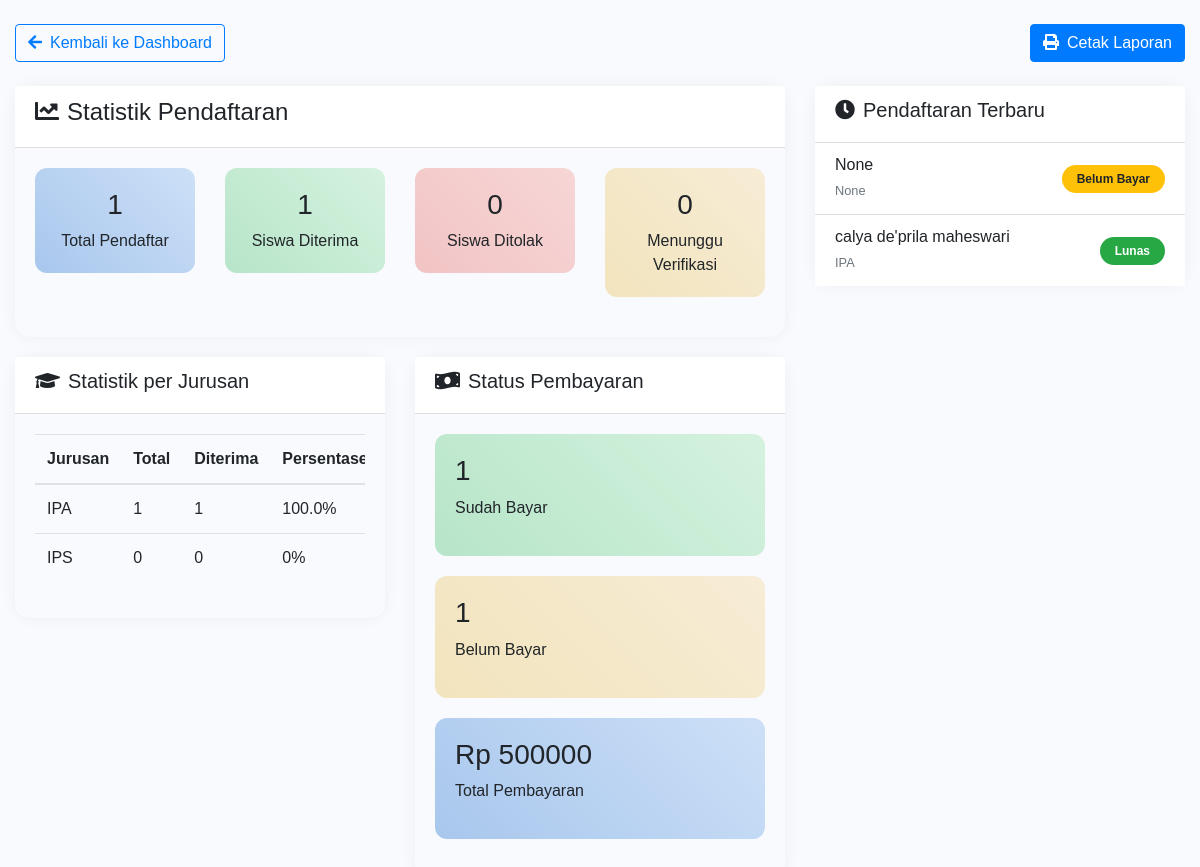
The app's page /admin/report, older data.
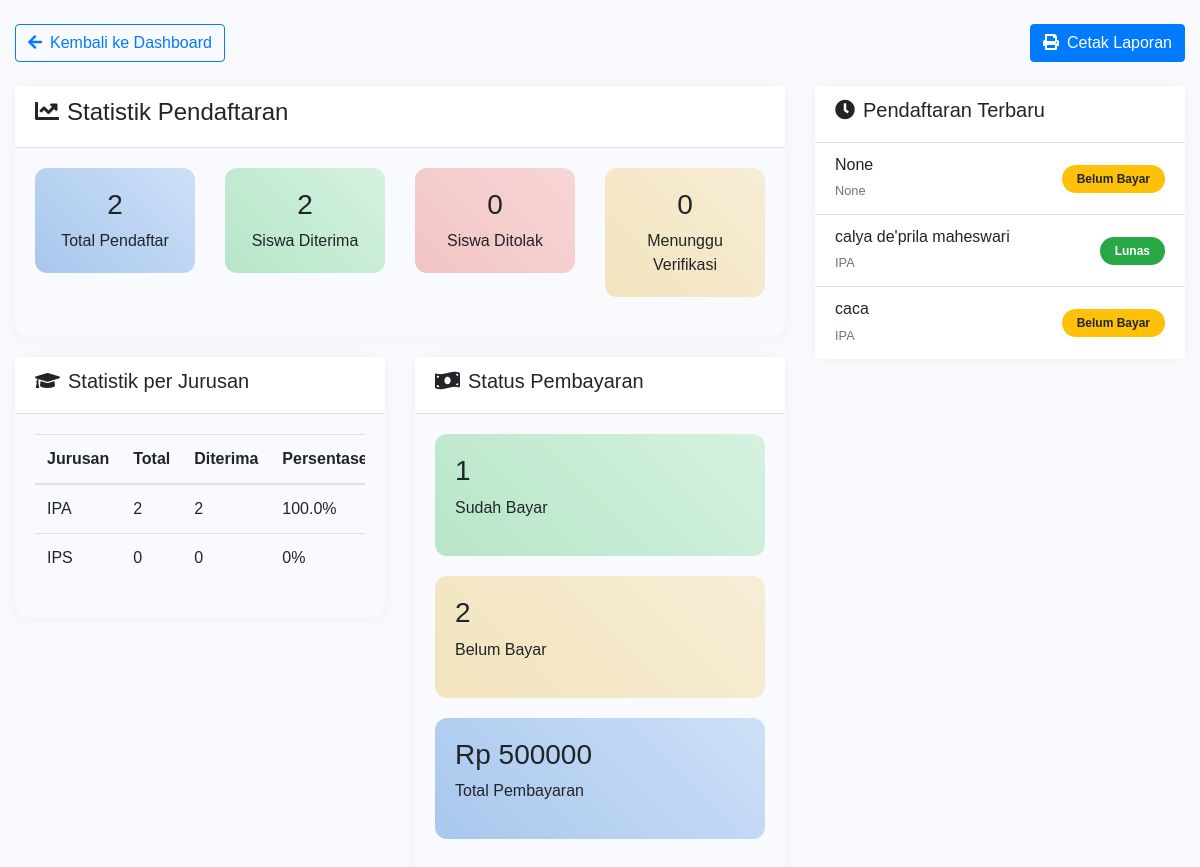
The same page, newer data.
### models.py (models this page shows, shortened)
class User(UserMixin, db.Model):
    __tablename__ = 'user'
    id = db.Column(db.Integer, primary_key=True)
    username = db.Column(db.String(80), unique=True, nullable=False)
    password = db.Column(db.String(120), nullable=False)
    role = db.Column(db.String(20), nullable=False, default='user')
    status = db.Column(db.String(20), nullable=False, default='pending')
    full_name = db.Column(db.String(100))
    phone = db.Column(db.String(20))
    address = db.Column(db.String(200))
    jurusan = db.Column(db.String(50))
    payment_status = db.Column(db.String(20), default='unpaid')  # unpaid/pending/paid
    payment_proof = db.Column(db.String(200))
    bank_name = db.Column(db.String(50))
    sender_name = db.Column(db.String(100))
    bukti_pembayaran = db.Column(db.String(200))
    ijasah = db.Column(db.String(200))
    foto_diri = db.Column(db.String(200))
    tempat_lahir = db.Column(db.String(200))
    asal_sekolah = db.Column(db.String(200))
    nama_ayah = db.Column(db.String(100))
    pekerjaan_ayah = db.Column(db.String(100))
    nama_ibu = db.Column(db.String(100))
    pekerjaan_ibu = db.Column(db.String(100))
    gender = db.Column(db.String(20))
    agama = db.Column(db.String(20))

### factory.py (the view)
    @app.route('/admin/report')
    def admin_report():
        from models import User
        users = User.query.filter(User.role != 'admin').all()
        siswa_diterima = User.query.filter_by(status='accepted').all()
        total_sudah_bayar = User.query.filter_by(payment_status='paid').count()
        total_belum_bayar = User.query.filter_by(status='accepted').filter(
            (User.payment_status != 'paid') | (User.payment_status == None)
        ).count()
        jurusan_stats = []
        for jurusan in ['IPA', 'IPS']:  # Remove 'Bahasa' and 'Teknik'
            total = User.query.filter_by(jurusan=jurusan).count()
            diterima = User.query.filter_by(jurusan=jurusan, status='accepted').count()
            jurusan_stats.append({
                'nama': jurusan,
                'total': total,
                'diterima': diterima
            })
        return render_template('admin_report.html',
            total_pendaftar=len(users),
            total_diterima=len([u for u in users if u.status == 'accepted']),
            total_ditolak=len([u for u in users if u.status == 'rejected']),
            total_pending=len([u for u in users if u.status == 'pending']),
            siswa_diterima=siswa_diterima,
            jurusan_stats=jurusan_stats,
            total_sudah_bayar=total_sudah_bayar,
            total_belum_bayar=total_belum_bayar,
            total_pembayaran=total_sudah_bayar * 500000
        )

### templates/admin_report.html (shortened to what the changed rows need)
<!DOCTYPE html>
<html>
<head>
    <link href="https://maxcdn.bootstrapcdn.com/bootstrap/4.5.2/css/bootstrap.min.css" rel="stylesheet">
    <link href="https://cdnjs.cloudflare.com/ajax/libs/font-awesome/5.15.4/css/all.min.css" rel="stylesheet">
</head>
<body>
    <div class="container-fluid mt-4">
        <div class="row">
            <div class="col-md-8">
                <div class="report-card">
                    <div class="card-body">
                        <div class="row">
                            <div class="col-md-3">
                                <div class="stat-card primary text-center">
                                    <h3>{{ total_pendaftar }}</h3>
                                    <p class="mb-0">Total Pendaftar</p>
                                </div>
                            </div>
                            <div class="col-md-3">
                                <div class="stat-card success text-center">
                                    <h3>{{ total_diterima }}</h3>
                                    <p class="mb-0">Siswa Diterima</p>
                                </div>
                            </div>
                        </div>
                    </div>
                </div>
                <div class="row">
                    <div class="col-md-6">
                        <div class="report-card">
                            <div class="card-body">
                                <div class="table-responsive">
                                    <table class="table">
                                        <thead>
                                            <tr>
                                                <th>Jurusan</th>
                                                <th>Total</th>
                                                <th>Diterima</th>
                                                <th>Persentase</th>
                                            </tr>
                                        </thead>
                                        <tbody>
                                            {% for jurusan in jurusan_stats %}
                                            <tr>
                                                <td>{{ jurusan.nama }}</td>
                                                <td>{{ jurusan.total }}</td>
                                                <td>{{ jurusan.diterima }}</td>
                                                <td>
                                                    {% if jurusan.total > 0 %}
                                                        {{ (jurusan.diterima / jurusan.total * 100) | round(1) }}%
                                                    {% else %}
                                                        0%
                                                    {% endif %}
                                                </td>
                                            </tr>
                                            {% endfor %}
                                        </tbody>
                                    </table>
                                </div>
                            </div>
                        </div>
                    </div>
                    <div class="col-md-6">
                        <div class="report-card">
                            <div class="card-body">
                                <div class="stat-card warning">
                                    <h3>{{ total_belum_bayar }}</h3>
                                    <p>Belum Bayar</p>
                                </div>
                            </div>
                        </div>
                    </div>
                </div>
            </div>
            <div class="col-md-4">
                <div class="report-card">
                    <div class="card-body p-0">
                        <div class="list-group list-group-flush">
                            {% for siswa in siswa_diterima[:5] %}
                            <div class="list-group-item">
                                <div class="d-flex justify-content-between align-items-center">
                                    <div>
                                        <h6 class="mb-1">{{ siswa.full_name }}</h6>
                                        <small class="text-muted">{{ siswa.jurusan }}</small>
                                    </div>
                                    <span class="badge badge-{{ 'success' if siswa.payment_status == 'paid' else 'warning' }}">
                                        {{ 'Lunas' if siswa.payment_status == 'paid' else 'Belum Bayar' }}
                                    </span>
                                </div>
                            </div>
                            {% endfor %}
                        </div>
                    </div>
                </div>
            </div>
        </div>
    </div>
</body>
</html>

Row changes from the older to the newer data that the page shows:
added User: full_name "caca", jurusan "IPA", payment_status "Belum Bayar"
Text that changed along with them:
{{ total_pendaftar }}: "1" → "2"
{{ total_diterima }}: "1" → "2"
{{ total_belum_bayar }}: "1" → "2"
new list line: "IPA 2 2 100.0 %"
list line gone: "IPA 1 1 100.0 %"
